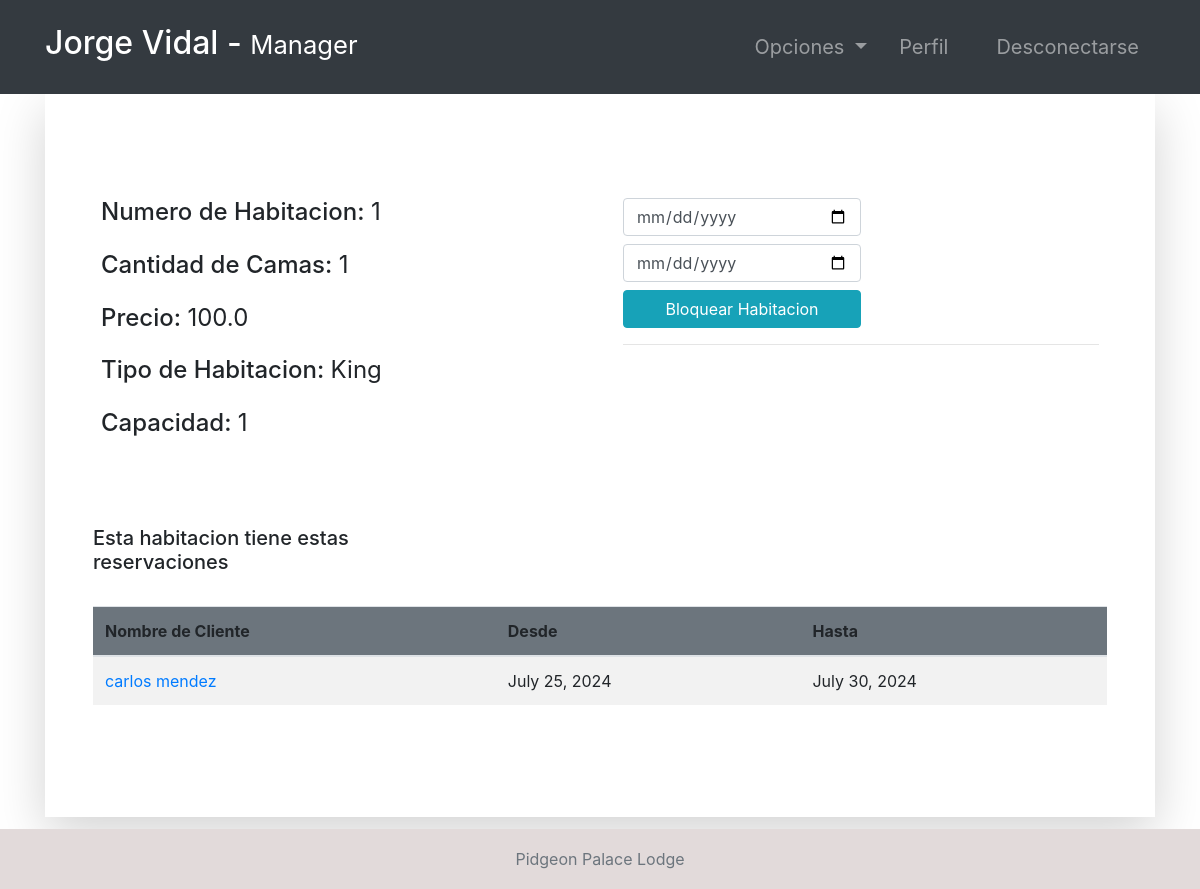
Page /room-profile/1/ (signed in) on the committed database.
### room/models.py (models this page shows, shortened)
class Room(models.Model):
    ROOM_TYPES = (
        ('King', 'King'),
        ('Luxury', 'Luxury'),
        ('Normal', 'Normal'),
        ('Economic', 'Economic'),
    )
    number = models.IntegerField(primary_key=True)
    capacity = models.SmallIntegerField()
    numberOfBeds = models.SmallIntegerField()
    roomType = models.CharField(max_length=20, choices=ROOM_TYPES)
    price = models.FloatField()
    statusStartDate = models.DateField(null=True)
    statusEndDate = models.DateField(null=True)

class Booking(models.Model):
    roomNumber = models.ForeignKey(Room, on_delete=models.CASCADE)
    guest = models.ForeignKey(Guest, null=True, on_delete=models.CASCADE)
    dateOfReservation = models.DateField(default=timezone.now)
    startDate = models.DateField()
    endDate = models.DateField()

### accounts/models.py (models this page shows, shortened)
class Guest(models.Model):
    user = models.OneToOneField(User, null=True, on_delete=models.CASCADE)
    phoneNumber = PhoneNumberField(unique=True)

### room/views.py (the view, shortened to what this page needs)
# urls.py: path('room-profile/<str:id>/', room_profile, name="room-profile"),
@login_required(login_url='login')
def room_profile(request, id):
    role = str(request.user.groups.all()[0])
    path = role + "/"
    tempRoom = Room.objects.get(number=id)
    bookings = Booking.objects.filter(roomNumber=tempRoom)
    guests = Guest.objects.all()
    bookings2 = Booking.objects.all()
    context = {
        "role": role,
        "bookings": bookings,
        "room": tempRoom,
        "guests": guests,
        "bookings2": bookings2
    }
    return render(request, path + "room-profile.html", context)

### Templates/manager/room-profile.html
{% extends '../index.html' %}
{% block context %}
{% include '../common_pages/room-profile.html' %}
{% endblock %}

### Templates/incs/nav.html (shortened to what this page needs)
<nav class="navbar navbar-dark bg-dark navbar-expand-lg py-3 " role="navigation">
    <div class="container">
        <a href="" class="navbar-brand">
            <h2 class="text-capitalize">
                {{ request.user.first_name }} {{ request.user.last_name }} -
                <small>
                    {{ role }}
                </small>
            </h2>
        </a>
        <div class="collapse navbar-collapse" id="navbarTags">
            <ul class="navbar-nav ml-auto">
                <li class="nav-item dropdown p-2">
                    <a class="nav-link dropdown-toggle" href="#" id="navbarDropdown" role="button"
                        data-toggle="dropdown" aria-haspopup="true" aria-expanded="false">
                        Opciones
                    </a>
                </li>
                <li class="nav-item mr-3 p-2">
                    {% if role == 'staff' or role == 'receptionist' or role == 'admin' or role == 'manager' %}
                    <a href="{% url 'employee-profile' user.id %}" class="nav-link">Perfil</a>
                    {% endif %}
                </li>
                <li class="nav-item p-2 ">
                    <a href="{% url 'logout' %}" class="nav-link">Desconectarse</a>
                </li>
            </ul>
        </div>
    </div>
</nav>

### Templates/common_pages/room-profile.html (shortened to what this page needs)
<div class="container">
    <div class="shadow-lg p-5">
        <div class="row mt-5">
            <div class="col-6">
                <div class="p-2 h4">
                    <span>Numero de Habitacion:</span>
                    <span class="font-weight-normal">{{room.number}}</span>
                </div>
                <div class="p-2 h4">
                    <span>Cantidad de Camas:</span>
                    <span class="font-weight-normal">{{room.numberOfBeds}}</span>
                </div>
                <div class="p-2 h4">
                    <span>Precio:</span>
                    <span class="font-weight-normal">{{room.price}}</span>
                </div>
                <div class="p-2 h4">
                    <span>Tipo de Habitacion:</span>
                    <span class="font-weight-normal">{{ room.roomType }}</span>
                </div>
                <div class="p-2 h4">
                    <span>Capacidad: </span>
                    <span class="font-weight-normal">{{room.capacity}}</span>
                </div>
            </div>
            <div class="col-6">
                {% if role == "manager" or role == "admin" %}
                <div class="p-2 h4 ">
                    <form action="" method="POST">
                        <input type="date" placeholder="Enter Start Date" name="bsd" required
                            class="form-control w-50 mb-2">
                        <input type="date" placeholder="Enter End Date" name="bed" required
                            class="form-control w-50 mb-2">
                        <button name="lockRoom" type="submit" class="btn btn-info w-50">Bloquear Habitacion</button>
                        <br>
                    </form>
                    <form action="" method="POST">
                        <hr>
                    </form>
                </div>
                {% endif %}
                <br>
            </div>
        </div>
        <br>
        <div class="table-responsive table-striped my-5">
            <div class="table-header row">
                <div class="col-sm-12 col-md-12 col-lg-4 mb-4">
                    <h5>Esta habitacion tiene estas reservaciones</h5>
                </div>
            </div>
            <table class="table table-hover table-striped">
                <thead class="bg-secondary rounded">
                    <tr>
                        {% if role != 'guest' %} <th>Nombre de Cliente</th> {% endif %}
                        <th>Desde </th>
                        <th>Hasta</th>
                    </tr>
                </thead>
                <tbody>
                    {% for bo in bookings %}
                    <tr>
                        {% if role != 'guest' %} <td><a href="{% url 'guest-profile' bo.guest.user.id %}">
                                {{bo.guest.user.first_name}}
                                {{bo.guest.user.last_name}}</a></td>
                        {%endif %}
                        <td>{{bo.startDate}}</td>
                        <td>{{bo.endDate}}</td>
                    </tr>
                    {% endfor %}
                </tbody>
            </table>
        </div>
    </div>
</div>

### static/css/main.css (style rules this page uses)
* { margin: 0; padding: 0; -webkit-font-smoothing: antialiased; }
body { position: relative; }
nav .nav-item { font-size: 20px; }

### rows in the picture
Room: number "1", numberOfBeds "1", price "100.0", roomType "King", capacity "1"
Booking: guest.user.first_name "carlos", guest.user.last_name "mendez", startDate "July 25, 2024", endDate "July 30, 2024"

### other values in the picture
{{ request.user.first_name }} "Jorge"
{{ request.user.last_name }} "Vidal"
{{ role }} "Manager"
